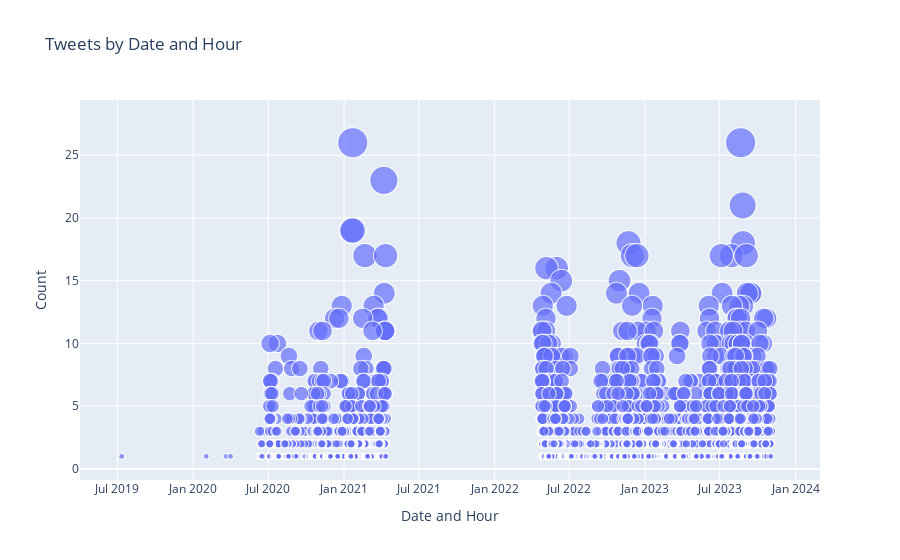

The notebook cell this image was saved under:
### Code cell
tweets_by_datetime['datetime'] = pd.to_datetime(tweets_by_datetime['date'] + ' ' + tweets_by_datetime['hour'].astype(str) + ':00:00')

# Create the scatter plot with Plotly Express
fig = px.scatter(tweets_by_datetime, x='datetime', y='counts', size='counts', size_max=30,
                 labels={'counts': 'Count'},
                 title='Tweets by Date and Hour')

# Customize layout
fig.update_layout(
    xaxis_title='Date and Hour',
    yaxis_title='Count',
)


# Show the plot
fig.show()

### Figure 1 — Plotly figure (JSON) as saved in the notebook; plotly's stock layout.template omitted (floating-point values rounded to 4 significant figures; data arrays with more than 128 entries replaced by an {"elided": "..."} marker saying what was removed)
{"data": [{"hovertemplate": "datetime=%{x}<br>Count=%{marker.size}<extra></extra>", "legendgroup": "", "marker": {"color": "#636efa", "size": {"elided": "4234 int values"}, "sizemode": "area", "sizeref": 0.02889, "symbol": "circle"}, "mode": "markers", "name": "", "showlegend": false, "x": {"elided": "4234 str values"}, "xaxis": "x", "y": {"elided": "4234 int values"}, "yaxis": "y", "type": "scattergl"}], "layout": {"xaxis": {"anchor": "y", "domain": [0.0, 1.0], "title": {"text": "Date and Hour"}}, "yaxis": {"anchor": "x", "domain": [0.0, 1.0], "title": {"text": "Count"}}, "legend": {"tracegroupgap": 0, "itemsizing": "constant"}, "title": {"text": "Tweets by Date and Hour"}}}
